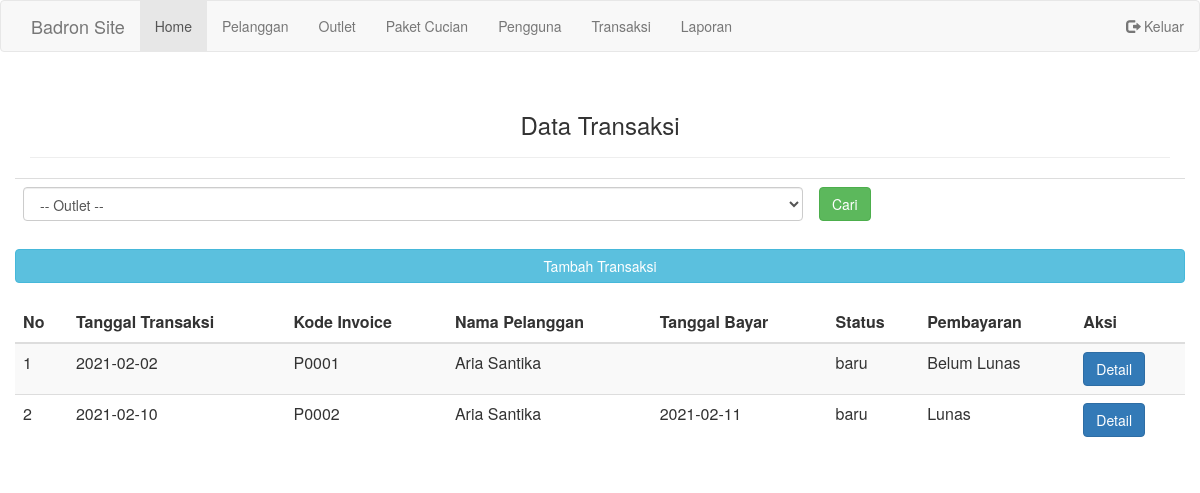
Page /admin/transaksi.php?nama=Badron Shop (signed in) on the committed database.
### tables this page shows
CREATE TABLE `tb_transaksi` (
  `id` int(11) NOT NULL,
  `id_outlet` int(11) NOT NULL,
  `kode_invoice` varchar(100) NOT NULL,
  `id_member` int(11) NOT NULL,
  `tgl` date NOT NULL,
  `tgl_bayar` date DEFAULT NULL,
  `status` enum('baru','proses','selesai','diambil') NOT NULL,
  `dibayar` enum('Lunas','Belum Lunas') NOT NULL,
  `id_user` int(11) DEFAULT NULL
);

CREATE TABLE `tb_member` (
  `id_member` int(11) NOT NULL,
  `nama_member` varchar(100) NOT NULL,
  `alamat` text NOT NULL,
  `jenis_kelamin` enum('L','P') NOT NULL,
  `tlp` varchar(15) NOT NULL
);

### admin/transaksi.php (the view, shortened to what this page needs)
<?php include "menubar.php";  ?>
<div class="container">
	<div class="page-header" align="middle">
			<h3>Data Transaksi</h3>
	</div>
	<div class="row">
		<form action="" method="GET">
		 	<table class="table table-borderless">
		 		<tr>
		 			<td>
		 				<select class="form-control" name="nama">
		 				<option>-- Outlet --</option>
							</select>
		 			</td>
		 			<td>
		 				<button class="btn btn-success" type="submit" name="cari">Cari</button>
		 			</td>
		 		</tr>
		 	</table>
	 	</form>
	 	<?php
			if (isset($_GET['nama']) && $_GET['nama'] != ''){
				$data = $koneksi->query("SELECT * FROM tb_outlet WHERE nama = '$_GET[nama]'");
				$dta = mysqli_fetch_assoc($data);
		?>
		<a href="transaksi-tambah.php" class="btn btn-info btn-block">Tambah Transaksi</a>
		<br>
		<table class="table table-striped">
		  <thead>
		    <tr>
		      <th scope="col">No</th>
		      <th scope="col">Tanggal Transaksi</th>
		      <th scope="col">Kode Invoice</th>
		      <th scope="col">Nama Pelanggan</th>
		      <th scope="col">Tanggal Bayar</th>
		      <th scope="col">Status</th>
		      <th scope="col">Pembayaran</th>
		      <th scope="col">Aksi</th>
		    </tr>
		  </thead>
		  <tbody>
		    <?php
		    	$sql = "SELECT * FROM tb_transaksi,tb_member where id_outlet= '$dta[id_outlet]' AND tb_transaksi.id_member = tb_member.id_member";
		    	$query = mysqli_query($koneksi,$sql);
		    	$no=1;
		    	while ($data = mysqli_fetch_array($query)) {
		    ?>
		    <tr>
		    	<td><?php echo $no; ?></td>
		    	<td><?php echo $data['tgl']; ?></td>
		    	<td><?php echo $data['kode_invoice']; ?></td>
		    	<td><?php echo $data['nama_member']; ?></td>
		    	<td><?php echo $data['tgl_bayar']; ?></td>
		    	<td><?php echo $data['status']; ?></td>
		    	<td><?php echo $data['dibayar']; ?></td>
		    	<td><a href="detail.php?id=<?php echo $data['id']; ?>" class="btn btn-primary">Detail</a>
		    </tr>
		    <?php
			    $no++;
				}
			?>
		  </tbody>
		</table>
		<?php
			}
		?>
	</div>
</div>

### rows in the picture
tb_transaksi: tgl "2021-02-02", kode_invoice "P0001", id_member.nama_member "Aria Santika", status "baru", dibayar "Belum Lunas"
tb_transaksi: tgl "2021-02-10", kode_invoice "P0002", id_member.nama_member "Aria Santika", tgl_bayar "2021-02-11", status "baru", dibayar "Lunas"
